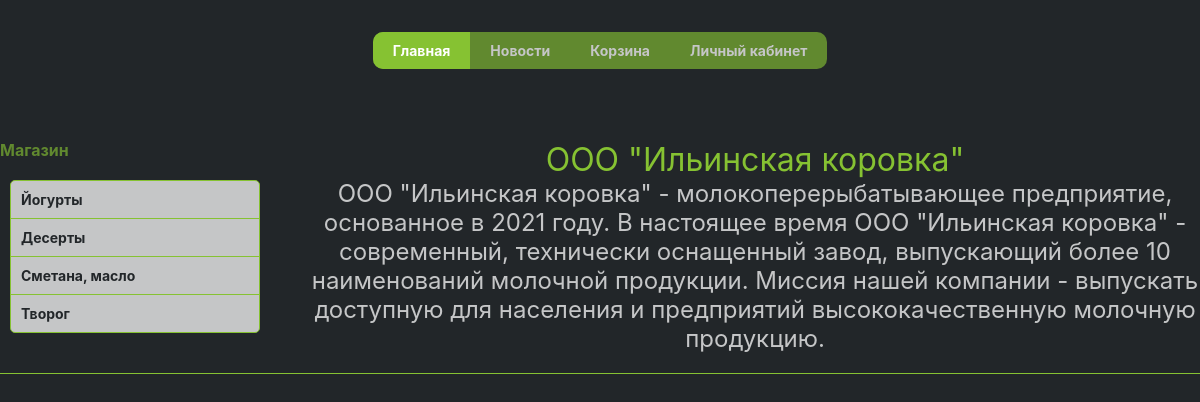
The page / on the database its author committed.
### tables this page shows
CREATE TABLE `categories` (
  `id` int(11) NOT NULL,
  `name` varchar(255) NOT NULL
);

### backend/menu_function.php (called while the page is built, shortened)
<?php
function getCategories($pdo) {
    try {
        $stmt = $pdo->query("SELECT id, name FROM categories");
        return $stmt->fetchAll(PDO::FETCH_ASSOC);
    } catch (PDOException $e) {
        error_log('Ошибка получения категорий: ' . $e->getMessage());
        return false;
    }
}

### index.php (the view, shortened to what this page needs)
<?php
require 'backend/menu_function.php';
$categories = getCategories($pdo);
?>
<!DOCTYPE html>
<html lang="en">
<head>
    <link href="styles/style.css" rel="stylesheet">
    <link href="https://cdnjs.cloudflare.com/ajax/libs/font-awesome/5.15.4/css/all.min.css" rel="stylesheet">
</head>
<body>
    <?php include 'header.php'; ?>
    <div class="main_window">
        <div class="container">
            <div class="leff-sidebar">
                <div class="menu-title">
                    <span>Магазин</span>
                </div>
                <div class="menu-block">
                    <?php if ($categories): ?>
                        <?php foreach ($categories as $category): ?>
                            <div class="menu-item">
                                <a href="#" data-target="category-<?php echo $category['id']; ?>" class="category-link">
                                    <?php echo htmlspecialchars($category['name']); ?>
                                </a>
                            </div>
                        <?php endforeach; ?>
                    <?php else: ?>
                        <p>Категории не найдены.</p>
                    <?php endif; ?>
                </div>
            </div>
            <div class="right-sidebar">
                <div class="hello-window">
                    <div class="hello-title">
                        ООО "Ильинская коровка"
                    </div>
                    <div class="hello-text">
                        ООО "Ильинская коровка" - молокоперерыбатывающее предприятие, основанное в 2021 году. В настоящее время ООО "Ильинская коровка" - современный, технически оснащенный завод, выпускающий более 10 наименований молочной продукции. Миссия нашей компании - выпускать доступную для населения и предприятий высококачественную молочную продукцию.
                    </div>
                </div>
            </div>
        </div>
    </div>
</body>
</html>

### header.php
<header class="header">
    <div class="header_container">
        <nav class="header_nav">
            <a href="index.php" class="nav_link <?php echo basename($_SERVER['PHP_SELF']) == 'index.php' ? 'active' : ''; ?>">Главная</a>
            <a href="news.php" class="nav_link <?php echo basename($_SERVER['PHP_SELF']) == 'news.php' ? 'active' : ''; ?>">Новости</a>
            <a href="buys.php" class="nav_link <?php echo basename($_SERVER['PHP_SELF']) == 'buys.php' ? 'active' : ''; ?>">Корзина</a>
            <a href="account.php" class="nav_link <?php echo basename($_SERVER['PHP_SELF']) == 'account.php' ? 'active' : ''; ?>">Личный кабинет</a>
        </nav>
    </div>
</header>

### styles/style.css (style rules this page uses)
* { -webkit-box-sizing: border-box; box-sizing: border-box; margin:0; padding:0; }
html { --black: #222629; --gray: #1F2833; --white: #C5C6C7; --blue: #86C232; --dark-blue: #61892F; font-size:10px; font-family: "Inter"; }
body { background-color: var(--black); }
.header { height: 100px; display: -webkit-box; display: -ms-flexbox; display: flex; -webkit-box-orient: horizontal; -webkit-box-direction: normal; -ms-flex-direction: row; flex-direction: row; -webkit-box-pack: center; -ms-flex-pack: center; justify-content: center; -webkit-box-align: center; -ms-flex-align: center; align-items: center; }
.header_container { max-width: -webkit-max-content; max-width: -moz-max-content; max-width: max-content; background-color: var(--dark-blue); height: -webkit-max-content; height: -moz-max-content; height: max-content; border-radius: 10px; }
.header_nav { display: -webkit-box; display: -ms-flexbox; display: flex; -webkit-box-orient: horizontal; -webkit-box-direction: normal; -ms-flex-direction: row; flex-direction: row; }
.nav_link { font-size:14px; font-weight: 700; color:var(--white); padding:10px 20px; text-decoration: none; }
.nav_link:first-child { border-top-left-radius: 10px; border-bottom-left-radius: 10px; }
.nav_link:last-child { border-top-right-radius: 10px; border-bottom-right-radius: 10px; }
.nav_link.active { background-color: var(--blue); color:#fff; }
.main_window { height: -webkit-max-content; height: -moz-max-content; height: max-content; padding:20px 0; }
.container { max-width: 1200px; margin:0 auto; display: -webkit-box; display: -ms-flexbox; display: flex; -webkit-box-orient: horizontal; -webkit-box-direction: normal; -ms-flex-direction: row; flex-direction: row; gap:50px; padding:20px 0; border-bottom: 1px solid var(--blue); }
.leff-sidebar { display: -webkit-box; display: -ms-flexbox; display: flex; gap:20px; -webkit-box-orient: vertical; -webkit-box-direction: normal; -ms-flex-direction: column; flex-direction: column; }
.menu-title { color:var(--dark-blue); font-size:16px; font-weight: 700; }
.menu-block { display: -webkit-box; display: -ms-flexbox; display: flex; -webkit-box-orient: vertical; -webkit-box-direction: normal; -ms-flex-direction: column; flex-direction: column; background-color: var(--white); font-size:14px; width:250px; border:1px solid var(--blue); border-radius: 5px; margin-left:10px; }
.menu-item { padding:10px 0px; border-bottom: 1px solid var(--blue); padding-left:10px; color:var(--black); }
.menu-item a { text-decoration: none; color: var(--black); font-weight: 700; }
.menu-item:last-child { border:none; }
.hello-title { color: var(--blue); font-size:32px; text-align: center; }
.hello-text { color:var(--white); font-size:24px; text-align: center; }
.right-sidebar { width:100%; display: -webkit-box; display: -ms-flexbox; display: flex; -webkit-box-orient: vertical; -webkit-box-direction: normal; -ms-flex-direction: column; flex-direction: column; -webkit-box-align: start; -ms-flex-align: start; align-items: start; }

### rows shown on the page
categories: name "Йогурты"
categories: name "Десерты"
categories: name "Сметана, масло"
categories: name "Творог"
